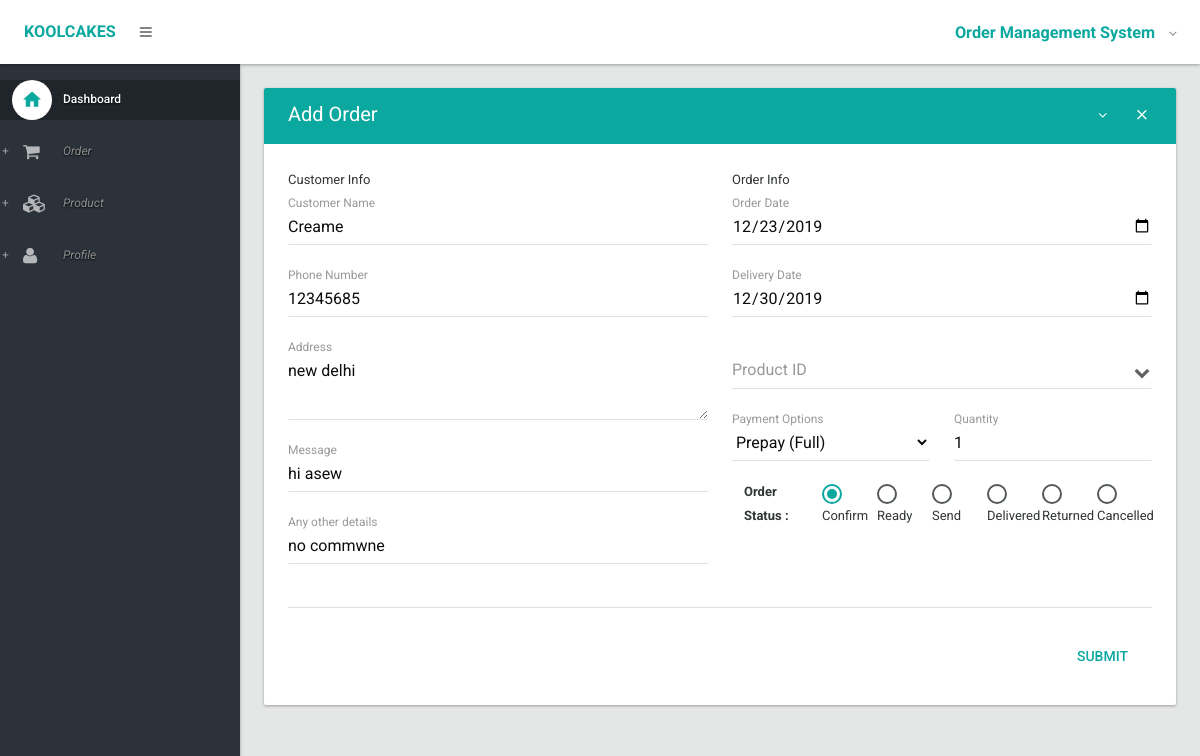
The page /order/edit/2/ (signed in) on the database its author committed.
### order/models.py (models this page shows, shortened)
class Order (models.Model):
    name = models.CharField(max_length=200)
    phone = models.CharField(max_length=20)
    address = models.TextField()
    delivery_date = models.DateField(blank=True)
    order_date = models.DateField()
    product_id = models.ForeignKey(Product ,on_delete=models.CASCADE,)
    payment_option = models.CharField(max_length=50)
    order_status = models.CharField(max_length=50)
    quantity = models.IntegerField( )
    any_other_details = models.CharField(max_length=50)
    message = models.CharField(max_length=50)

### order/views.py (the view)
# urls.py: path('order/edit/<int:order_id>/', my_order.edit, name='edit'),
@login_required
def edit(request, order_id):
    order = Order.objects.get(id=order_id)
    if request.POST:
        form = OrderForm(request.POST, instance=order)
        if form.is_valid():
            if form.save():
                return redirect('/', messages.success(request, 'Order was successfully updated.', 'alert-success'))
            else:
                return redirect('/', messages.error(request, 'Data is not saved', 'alert-danger'))
        else:
            return redirect('/', messages.error(request, 'Form is not valid', 'alert-danger'))
    else:
        form = OrderForm(instance=order)
        return render(request, 'edit.html', {'form':form})

### order/forms.py
class OrderForm(ModelForm):
    OPTIONS = (
        ('Pa','Postpay'),
        ('Prepay (Full)','Prepay (Full)'),
        ('Prepay (Half)', 'Prepay (Half)')
    )
    OPTIONS2 = (
        ('Confirm', 'Confirm'),
        ('Ready', 'Ready'),
        ('Send', 'Send'),
        ('Delivered', 'Delivered'),
        ('Returned', 'Returned'),
        ('Cancelled', 'Cancelled')
    )
    order_status = forms.TypedChoiceField(required=False, choices=OPTIONS2, widget=forms.RadioSelect)
    payment_option = forms.ChoiceField(choices=OPTIONS)
    product_id = forms.ModelChoiceField(queryset=Product.objects.filter(active='1'), empty_label='')
    delivery_date = forms.DateField(required=True)
    quantity = forms.IntegerField(initial=1)
    class Meta:
        model = Order
        fields = ['name','phone','address','delivery_date','order_date','product_id','payment_option','quantity','order_status','any_other_details','message']

### order/models.py (called while the page is built)
    def __str__(self):
        return '%s (%s tk)' % (self.product_name, self.price)

### order/templates/edit.html (shortened to what this page needs)
{% extends 'layout.html' %} {% load widget_tweaks %} {% block title %} Edit Order {% endblock %} {% block body %}
<section>
    <div class="section-body">
        <div class="row">
            <div class="col-lg-12">
                <div class="card">
                    <div class="card-head style-primary">
                        <header>Add Order</header>
                        <div class="tools">
                            <a class="btn btn-icon-toggle btn-collapse"><i class="fa fa-angle-down"></i></a>
                            <a class="btn btn-icon-toggle btn-close"><i class="md md-close"></i></a>
                        </div>
                    </div>
                    <div class="card-body">
                        <form class="form" role="form" action="" method="post"> {% csrf_token %}
                            <div class="row">
                                <div class="col-sm-6">
                                    <header>Customer Info</header>
                                    <div class="form-group floating-label">
                                        {{ form.name | add_class:'form-control' }}
                                        <label for="regular2">Customer Name</label>
                                    </div>
                                    <div class="form-group floating-label">
                                        {{ form.phone | add_class:'form-control' }}
                                        <label for="regular2">Phone Number</label>
                                    </div>
                                    <div class="form-group floating-label">
                                        {{ form.address | add_class:'form-control' | attr:'rows:2'}}
                                        <label for="textarea2">Address</label>
                                    </div>
                                    <div class="form-group floating-label">
                                        {{ form.message | add_class:'form-control' | attr:'rows:2'}}
                                        <label for="textarea2">Message</label>
                                    </div>
                                    <div class="form-group floating-label">
                                        {{ form.any_other_details | add_class:'form-control' | attr:'rows:2'}}
                                        <label for="textarea2">Any other details</label>
                                    </div>
                                </div>
                                <div class="col-sm-6">
                                    <header>Order Info</header>
                                    <div class="form-group">
                                        {{ form.order_date | add_class:'form-control' | attr:'type:date'}}
                                        <label for="regular2">Order Date</label>
                                    </div>
                                    <div class="form-group">
                                        {{ form.delivery_date | add_class:'form-control' | attr:'type:date'}}
                                        <label for="regular2">Delivery Date</label>
                                    </div>
                                    <div class="form-group floating-label">
                                        <label for="textarea2">Product ID</label>
                                    </div>
                                    <div class="row">
                                        <div class="col-sm-6">
                                            <div class="form-group floating-label">
                                                {{ form.payment_option| add_class:'form-control' }}
                                                <label for="select2">Payment Options</label>
                                            </div>
                                        </div>
                                        <div class="col-sm-6">
                                            <div class="form-group floating-label">
                                                {{ form.quantity | add_class:'form-control'}}
                                                <label for="regular2">Quantity</label>
                                            </div>
                                        </div>
                                    </div>
                                    <div class="col-md-12">
                                        <label class="radio-inline radio-styled col-sm-2">
																			<b>Order Status :</b>
																		</label>
                                        <div class="col-md-10">
                                            <div class="row">
                                                {% for radio in form.order_status %}
                                                <div class="col-md-2">
                                                    <label class="radio-inline radio-styled">
																						{{ radio }}
																					</label>
                                                </div>
                                                {% endfor %}
                                            </div>
                                        </div>
                                    </div>
                                </div>
                                <div class="col-md-12">
                                    <hr>
                                    <div class="card-actionbar-row">
                                        <input type="submit" class="btn btn-flat btn-primary ink-reaction" value="SUBMIT">
                                    </div>
                                </div>
                            </div>
                        </form>
                    </div>
                </div>
            </div>
        </div>
    </div>
</section>
{% endblock %}

### rows shown on the page
Order: name "Creame", phone "12345685", address "new delhi", message "hi asew", any_other_details "no commwne", order_date "12/23/2019", delivery_date "12/30/2019", payment_option "Prepay (Full)", quantity "1"

### other values the page prints
{{ radio }} "Confirm" "Ready" "Send" "Delivered" "Returned" "Cancelled"
